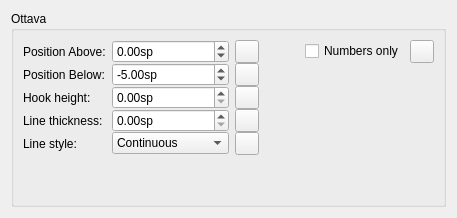
      <widget class="QWidget" name="page_3">
       <layout class="QVBoxLayout" name="verticalLayout_47">
        <item>
         <widget class="QGroupBox" name="groupBox_16">
          <property name="minimumSize">
           <size>
            <width>0</width>
            <height>100</height>
           </size>
          </property>
          <property name="title">
           <string>Ottava</string>
          </property>
          <layout class="QGridLayout" name="gridLayout_12">
           <property name="verticalSpacing">
            <number>0</number>
           </property>
           <item row="0" column="2">
            <widget class="QToolButton" name="resetOttavaPosAbove">
             <property name="sizePolicy">
              <sizepolicy hsizetype="Fixed" vsizetype="Fixed">
               <horstretch>0</horstretch>
               <verstretch>0</verstretch>
              </sizepolicy>
             </property>
             <property name="toolTip">
              <string>Reset to default</string>
             </property>
             <property name="accessibleName">
              <string>Reset Position Above' value</string>
             </property>
             <property name="text">
              <string notr="true"/>
             </property>
             <property name="icon">
              <iconset resource="musescore.qrc">
               <normaloff>:/data/icons/edit-reset.svg</normaloff>:/data/icons/edit-reset.svg</iconset>
             </property>
            </widget>
           </item>
           <item row="3" column="0">
            <widget class="QLabel" name="label_88">
             <property name="text">
              <string>Line thickness:</string>
             </property>
             <property name="buddy">
              <cstring>ottavaLineWidth</cstring>
             </property>
            </widget>
           </item>
           <item row="0" column="1">
            <widget class="QDoubleSpinBox" name="ottavaPosAbove">
             <property name="suffix">
              <string extracomment="spatium unit">sp</string>
             </property>
             <property name="minimum">
              <double>-1000.000000000000000</double>
             </property>
             <property name="maximum">
              <double>1000.000000000000000</double>
             </property>
            </widget>
           </item>
           <item row="3" column="1">
            <widget class="QDoubleSpinBox" name="ottavaLineWidth">
             <property name="suffix">
              <string extracomment="spatium unit">sp</string>
             </property>
            </widget>
           </item>
           <item row="2" column="0">
            <widget class="QLabel" name="label_87">
             <property name="text">
              <string>Hook height:</string>
             </property>
             <property name="buddy">
              <cstring>ottavaHook</cstring>
             </property>
            </widget>
           </item>
           <item row="4" column="1">
            <widget class="QComboBox" name="ottavaLineStyle">
             <item>
              <property name="text">
               <string>Continuous</string>
              </property>
             </item>
             <item>
              <property name="text">
               <string>Dashed</string>
              </property>
             </item>
             <item>
              <property name="text">
               <string>Dotted</string>
              </property>
             </item>
             <item>
              <property name="text">
               <string>Dash-dotted</string>
              </property>
             </item>
             <item>
              <property name="text">
               <string>Dash-dot-dotted</string>
              </property>
             </item>
            </widget>
           </item>
           <item row="2" column="1">
            <widget class="QDoubleSpinBox" name="ottavaHook">
             <property name="suffix">
              <string extracomment="spatium unit">sp</string>
             </property>
            </widget>
           </item>
           <item row="0" column="0">
            <widget class="QLabel" name="label_81">
             <property name="text">
              <string>Position Above:</string>
             </property>
             <property name="buddy">
              <cstring>ottavaPosAbove</cstring>
             </property>
            </widget>
           </item>
           <item row="5" column="0">
            <spacer name="verticalSpacer_14">
             <property name="orientation">
              <enum>Qt::Vertical</enum>
             </property>
             <property name="sizeHint" stdset="0">
              <size>
               <width>20</width>
               <height>40</height>
              </size>
             </property>
            </spacer>
           </item>
           <item row="4" column="0">
            <widget class="QLabel" name="label_105">
             <property name="text">
              <string>Line style:</string>
             </property>
             <property name="buddy">
              <cstring>ottavaLineStyle</cstring>
             </property>
            </widget>
           </item>
           <item row="2" column="2">
            <widget class="QToolButton" name="resetOttavaHook">
             <property name="sizePolicy">
              <sizepolicy hsizetype="Fixed" vsizetype="Fixed">
               <horstretch>0</horstretch>
               <verstretch>0</verstretch>
              </sizepolicy>
             </property>
             <property name="toolTip">
              <string>Reset to default</string>
             </property>
             <property name="accessibleName">
              <string>Reset 'Hook height' value</string>
             </property>
             <property name="text">
              <string notr="true"/>
             </property>
             <property name="icon">
              <iconset resource="musescore.qrc">
               <normaloff>:/data/icons/edit-reset.svg</normaloff>:/data/icons/edit-reset.svg</iconset>
             </property>
            </widget>
           </item>
           <item row="3" column="2">
            <widget class="QToolButton" name="resetOttavaLineWidth">
             <property name="sizePolicy">
              <sizepolicy hsizetype="Fixed" vsizetype="Fixed">
               <horstretch>0</horstretch>
               <verstretch>0</verstretch>
              </sizepolicy>
             </property>
             <property name="toolTip">
              <string>Reset to default</string>
             </property>
             <property name="accessibleName">
              <string>Reset 'Line thickness' value</string>
             </property>
             <property name="text">
              <string notr="true"/>
             </property>
             <property name="icon">
              <iconset resource="musescore.qrc">
               <normaloff>:/data/icons/edit-reset.svg</normaloff>:/data/icons/edit-reset.svg</iconset>
             </property>
            </widget>
           </item>
           <item row="4" column="2">
            <widget class="QToolButton" name="resetOttavaLineStyle">
             <property name="sizePolicy">
              <sizepolicy hsizetype="Fixed" vsizetype="Fixed">
               <horstretch>0</horstretch>
               <verstretch>0</verstretch>
              </sizepolicy>
             </property>
             <property name="toolTip">
              <string>Reset to default</string>
             </property>
             <property name="accessibleName">
              <string>Reset 'Line style' setting</string>
             </property>
             <property name="text">
              <string notr="true"/>
             </property>
             <property name="icon">
              <iconset resource="musescore.qrc">
               <normaloff>:/data/icons/edit-reset.svg</normaloff>:/data/icons/edit-reset.svg</iconset>
             </property>
            </widget>
           </item>
           <item row="0" column="4">
            <widget class="QCheckBox" name="ottavaNumbersOnly">
             <property name="text">
              <string>Numbers only</string>
             </property>
            </widget>
           </item>
           <item row="0" column="3">
            <spacer name="horizontalSpacer_15">
             <property name="orientation">
              <enum>Qt::Horizontal</enum>
             </property>
             <property name="sizeHint" stdset="0">
              <size>
               <width>40</width>
               <height>20</height>
              </size>
             </property>
            </spacer>
           </item>
           <item row="0" column="5">
            <widget class="QToolButton" name="resetOttavaNumbersOnly">
             <property name="sizePolicy">
              <sizepolicy hsizetype="Fixed" vsizetype="Fixed">
               <horstretch>0</horstretch>
               <verstretch>0</verstretch>
              </sizepolicy>
             </property>
             <property name="toolTip">
              <string>Reset to default</string>
             </property>
             <property name="accessibleName">
              <string>Reset 'Numbers only' setting</string>
             </property>
             <property name="text">
              <string notr="true"/>
             </property>
             <property name="icon">
              <iconset resource="musescore.qrc">
               <normaloff>:/data/icons/edit-reset.svg</normaloff>:/data/icons/edit-reset.svg</iconset>
             </property>
            </widget>
           </item>
           <item row="1" column="0">
            <widget class="QLabel" name="label_130">
             <property name="text">
              <string>Position Below:</string>
             </property>
             <property name="buddy">
              <cstring>hairpinPosAbove</cstring>
             </property>
            </widget>
           </item>
           <item row="1" column="1">
            <widget class="QDoubleSpinBox" name="ottavaPosBelow">
             <property name="suffix">
              <string extracomment="spatium unit">sp</string>
             </property>
             <property name="minimum">
              <double>-1000.000000000000000</double>
             </property>
             <property name="maximum">
              <double>1000.000000000000000</double>
             </property>
             <property name="value">
              <double>-5.000000000000000</double>
             </property>
            </widget>
           </item>
           <item row="1" column="2">
            <widget class="QToolButton" name="resetOttavaPosBelow">
             <property name="sizePolicy">
              <sizepolicy hsizetype="Fixed" vsizetype="Fixed">
               <horstretch>0</horstretch>
               <verstretch>0</verstretch>
              </sizepolicy>
             </property>
             <property name="toolTip">
              <string>Reset to default</string>
             </property>
             <property name="accessibleName">
              <string>Reset 'Position Below' value</string>
             </property>
             <property name="text">
              <string notr="true"/>
             </property>
             <property name="icon">
              <iconset resource="musescore.qrc">
               <normaloff>:/data/icons/edit-reset.svg</normaloff>:/data/icons/edit-reset.svg</iconset>
             </property>
            </widget>
           </item>
          </layout>
         </widget>
        </item>
       </layout>
      </widget>
